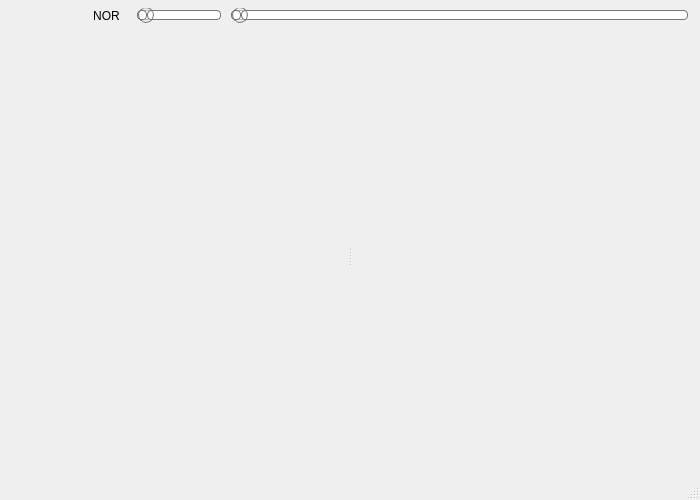
<?xml version="1.0" encoding="UTF-8"?>
<ui version="4.0">
 <class>MainWindow</class>
 <widget class="QMainWindow" name="MainWindow">
  <property name="geometry">
   <rect>
    <x>0</x>
    <y>0</y>
    <width>700</width>
    <height>500</height>
   </rect>
  </property>
  <property name="windowTitle">
   <string>MainWindow</string>
  </property>
  <widget class="QWidget" name="centralWidget">
   <layout class="QVBoxLayout" name="verticalLayout_3">
    <property name="margin">
     <number>2</number>
    </property>
    <item>
     <layout class="QHBoxLayout" name="horizontalLayout">
      <property name="spacing">
       <number>0</number>
      </property>
      <property name="sizeConstraint">
       <enum>QLayout::SetDefaultConstraint</enum>
      </property>
      <item>
       <widget class="QToolButton" name="btnPlay">
        <property name="text">
         <string/>
        </property>
        <property name="icon">
         <iconset resource="AllRes.qrc">
          <normaloff>:/img/resource/play.png</normaloff>:/img/resource/play.png</iconset>
        </property>
        <property name="iconSize">
         <size>
          <width>20</width>
          <height>20</height>
         </size>
        </property>
        <property name="popupMode">
         <enum>QToolButton::DelayedPopup</enum>
        </property>
        <property name="autoRaise">
         <bool>true</bool>
        </property>
        <property name="arrowType">
         <enum>Qt::NoArrow</enum>
        </property>
       </widget>
      </item>
      <item>
       <widget class="QToolButton" name="btnPrevious">
        <property name="text">
         <string/>
        </property>
        <property name="icon">
         <iconset resource="AllRes.qrc">
          <normaloff>:/img/resource/previous.png</normaloff>:/img/resource/previous.png</iconset>
        </property>
        <property name="iconSize">
         <size>
          <width>20</width>
          <height>20</height>
         </size>
        </property>
        <property name="autoRaise">
         <bool>true</bool>
        </property>
       </widget>
      </item>
      <item>
       <widget class="QToolButton" name="btnNext">
        <property name="text">
         <string/>
        </property>
        <property name="icon">
         <iconset resource="AllRes.qrc">
          <normaloff>:/img/resource/next.png</normaloff>:/img/resource/next.png</iconset>
        </property>
        <property name="iconSize">
         <size>
          <width>20</width>
          <height>20</height>
         </size>
        </property>
        <property name="autoRaise">
         <bool>true</bool>
        </property>
       </widget>
      </item>
      <item>
       <widget class="QToolButton" name="btnStop">
        <property name="enabled">
         <bool>true</bool>
        </property>
        <property name="text">
         <string>NOR</string>
        </property>
        <property name="iconSize">
         <size>
          <width>20</width>
          <height>20</height>
         </size>
        </property>
        <property name="autoRaise">
         <bool>true</bool>
        </property>
       </widget>
      </item>
      <item>
       <spacer name="horizontalSpacer">
        <property name="orientation">
         <enum>Qt::Horizontal</enum>
        </property>
        <property name="sizeType">
         <enum>QSizePolicy::Fixed</enum>
        </property>
        <property name="sizeHint" stdset="0">
         <size>
          <width>10</width>
          <height>0</height>
         </size>
        </property>
       </spacer>
      </item>
      <item>
       <widget class="QSlider" name="horizontalSlider">
        <property name="sizePolicy">
         <sizepolicy hsizetype="Fixed" vsizetype="Fixed">
          <horstretch>0</horstretch>
          <verstretch>0</verstretch>
         </sizepolicy>
        </property>
        <property name="styleSheet">
         <string notr="true">QSlider::groove:horizontal {
border: 1px solid #bbb;
background: white;
height: 8px;
border-radius: 4px;
}

QSlider::sub-page:horizontal {
background: qlineargradient(x1: 0, y1: 0,    x2: 0, y2: 1,
    stop: 0 #87CEEB, stop: 1 #4682B4);
background: qlineargradient(x1: 0, y1: 0.2, x2: 1, y2: 1,
    stop: 0 #87CEEB, stop: 1 #4682B4);
border: 1px solid #777;
height: 8px;
border-radius: 4px;
}

QSlider::add-page:horizontal {
background: #fff;
border: 1px solid #777;
height: 8px;
border-radius: 4px;
}

QSlider::handle:horizontal {
background: qlineargradient(x1:0, y1:0, x2:1, y2:1,
    stop:0 #eee, stop:1 #ccc);
border: 1px solid #777;
width: 14px;

margin-top: -4px;
margin-bottom: -4px;
border-radius: 8px;
}

QSlider::handle:horizontal:hover {
background: qlineargradient(x1:0, y1:0, x2:1, y2:1,
    stop:0 #fff, stop:1 #ddd);
border: 1px solid #444;
}

QSlider::sub-page:horizontal:disabled {
background: #bbb;
border-color: #999;
}

QSlider::add-page:horizontal:disabled {
background: #eee;
border-color: #999;
}

QSlider::handle:horizontal:disabled {
background: #eee;
border: 1px solid #aaa;
}
</string>
        </property>
        <property name="orientation">
         <enum>Qt::Horizontal</enum>
        </property>
       </widget>
      </item>
      <item>
       <spacer name="horizontalSpacer_2">
        <property name="orientation">
         <enum>Qt::Horizontal</enum>
        </property>
        <property name="sizeType">
         <enum>QSizePolicy::Fixed</enum>
        </property>
        <property name="sizeHint" stdset="0">
         <size>
          <width>10</width>
          <height>0</height>
         </size>
        </property>
       </spacer>
      </item>
      <item>
       <widget class="QSlider" name="sliderPlaying">
        <property name="styleSheet">
         <string notr="true">QSlider::groove:horizontal {
border: 1px solid #bbb;
background: white;
height: 8px;
border-radius: 4px;
}

QSlider::sub-page:horizontal {
background: qlineargradient(x1: 0, y1: 0,    x2: 0, y2: 1,
    stop: 0 #87CEEB, stop: 1 #4682B4);
background: qlineargradient(x1: 0, y1: 0.2, x2: 1, y2: 1,
    stop: 0 #87CEEB, stop: 1 #4682B4);
border: 1px solid #777;
height: 8px;
border-radius: 4px;
}

QSlider::add-page:horizontal {
background: #fff;
border: 1px solid #777;
height: 8px;
border-radius: 4px;
}

QSlider::handle:horizontal {
background: qlineargradient(x1:0, y1:0, x2:1, y2:1,
    stop:0 #eee, stop:1 #ccc);
border: 1px solid #777;
width: 14px;

margin-top: -4px;
margin-bottom: -4px;
border-radius: 8px;
}

QSlider::handle:horizontal:hover {
background: qlineargradient(x1:0, y1:0, x2:1, y2:1,
    stop:0 #fff, stop:1 #ddd);
border: 1px solid #444;
}

QSlider::sub-page:horizontal:disabled {
background: #bbb;
border-color: #999;
}

QSlider::add-page:horizontal:disabled {
background: #eee;
border-color: #999;
}

QSlider::handle:horizontal:disabled {
background: #eee;
border: 1px solid #aaa;
}
</string>
        </property>
        <property name="maximum">
         <number>999</number>
        </property>
        <property name="orientation">
         <enum>Qt::Horizontal</enum>
        </property>
        <property name="invertedAppearance">
         <bool>false</bool>
        </property>
        <property name="invertedControls">
         <bool>false</bool>
        </property>
       </widget>
      </item>
      <item>
       <spacer name="horizontalSpacer_3">
        <property name="orientation">
         <enum>Qt::Horizontal</enum>
        </property>
        <property name="sizeType">
         <enum>QSizePolicy::Fixed</enum>
        </property>
        <property name="sizeHint" stdset="0">
         <size>
          <width>10</width>
          <height>0</height>
         </size>
        </property>
       </spacer>
      </item>
     </layout>
    </item>
    <item>
     <widget class="QSplitter" name="splitter">
      <property name="sizePolicy">
       <sizepolicy hsizetype="Expanding" vsizetype="Expanding">
        <horstretch>0</horstretch>
        <verstretch>0</verstretch>
       </sizepolicy>
      </property>
      <property name="orientation">
       <enum>Qt::Horizontal</enum>
      </property>
      <widget class="QWidget" name="verticalLayoutWidget_2">
       <layout class="QVBoxLayout" name="layoutInfo">
        <property name="spacing">
         <number>-1</number>
        </property>
       </layout>
      </widget>
      <widget class="QWidget" name="verticalLayoutWidget">
       <layout class="QVBoxLayout" name="layoutPlayList"/>
      </widget>
     </widget>
    </item>
   </layout>
  </widget>
  <widget class="QStatusBar" name="barStatus">
   <property name="sizePolicy">
    <sizepolicy hsizetype="Preferred" vsizetype="Preferred">
     <horstretch>0</horstretch>
     <verstretch>0</verstretch>
    </sizepolicy>
   </property>
  </widget>
 </widget>
 <layoutdefault spacing="6" margin="11"/>
 <resources>
  <include location="AllRes.qrc"/>
 </resources>
 <connections/>
</ui>
